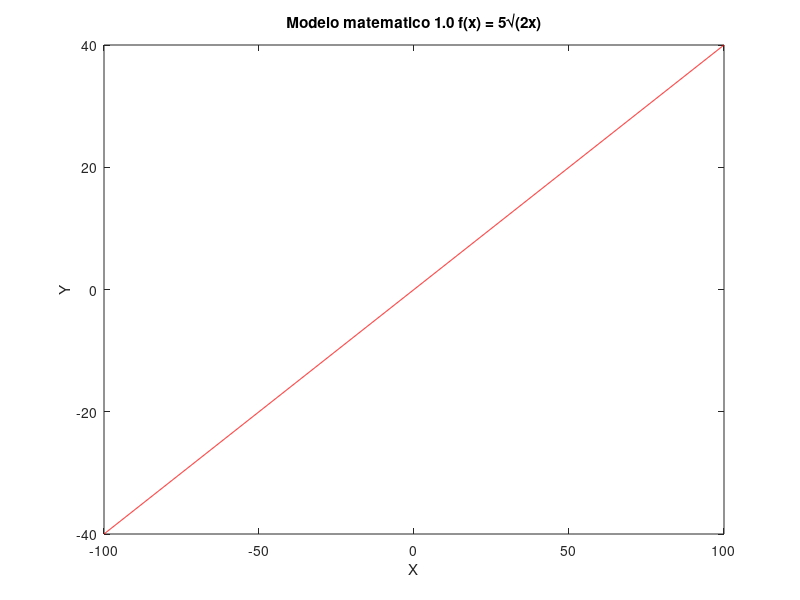

This figure's MATLAB source:
% Titulo: Modelo matematico 3
% Descripcion: Scrip para graficar f(x) = 5√(2x)
% Autor: Raul Hernandez Lopez @Neo
% Fecha: miercoles 14 de abril del 2021

%Limpiar variables.
clear

%Establecemos el dominio de la funcion.
x=-100:0.1:100;

%Asigna el valor de la funcion.
y=2*x./5;

%Genera la grafica 
plot(x,y, 'r');

%Asigna un nombre a la grafica 
title("Modelo matematico 1.0 f(x) = 5√(2x)");

%Nombra la recta x
xlabel("X");

%Nombra la recta y
ylabel("Y");

